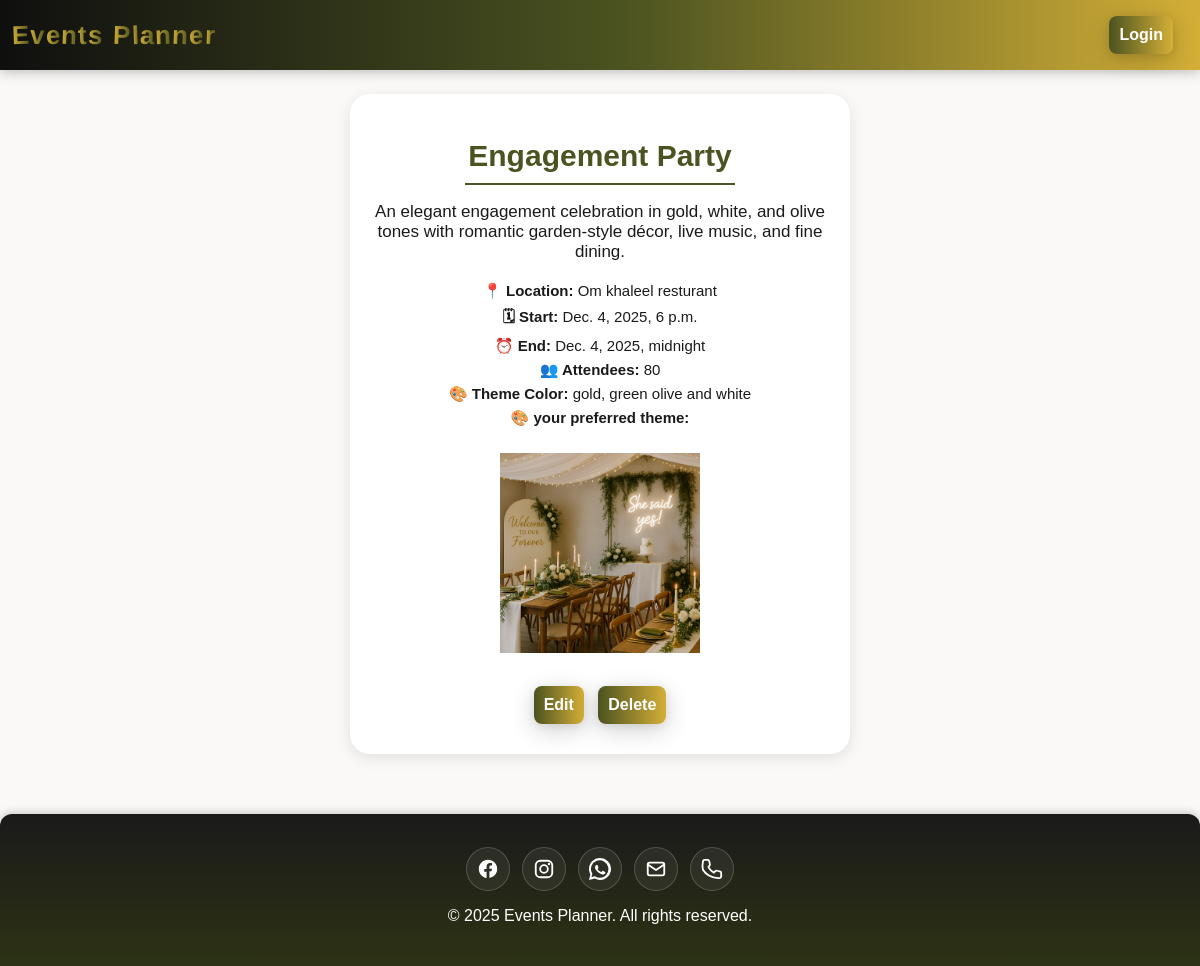
/events/3/ (signed in), run on the app's committed database.
### main_app/models.py (models this page shows, shortened)
class Event(models.Model):
  title = models.CharField(max_length=200)
  description = models.TextField(max_length=500)
  location = models.TextField(max_length=500)
  start_date = models.DateTimeField('Event Date')
  end_date = models.DateTimeField('Event End Date')
  created_date = models.DateTimeField(auto_now=True)
  updated_date = models.DateTimeField(auto_now=True)
  attendees_count = models.IntegerField()
  theme_colors = models.CharField(max_length=100)
  theme_images = models.ImageField(upload_to='events/%Y/%m/',
        blank=True,
        null=True)
  user = models.ForeignKey(
        settings.AUTH_USER_MODEL,
        on_delete=models.CASCADE,
        related_name='events'
    )

### main_app/views.py (the view)
# urls.py: path('events/<int:event_id>/', views.event_details, name='event-details'),
@login_required
def event_details(request, event_id):
  event = Event.objects.get(id=event_id)
  user_dosent_have_events = User.objects.exclude(id=event.user_id)
  return render(request, 'events/details.html', {
    'event': event,
    'user':user_dosent_have_events
  })

### main_app/templates/events/details.html
{% extends 'base.html' %}
{% load static %}
{% block head %}
<link rel="stylesheet" href="{% static 'css/details.css' %}">
{% endblock %}
{% block content %}
<div class="details-card">
    <div class="card-content">
        <h1>{{event.title}}</h1>
        <hr class="underline">
        <p class="description">{{event.description}}</p>
        <div class="event-details">
            <p><strong>📍 Location:</strong> {{event.location}}</p>
            <p><strong>🗓 Start:</strong> {{event.start_date}}</p>
             <p><strong>⏰ End:</strong> {{event.end_date}}</p>
             <p><strong>👥 Attendees:</strong> {{event.attendees_count}}</p>
            <p><strong>🎨 Theme Color:</strong> {{event.theme_colors}}</p>
        {% if event.theme_images %}
            <p><strong>🎨 your preferred theme:</strong> </p>
            <img class="theme-img" src="{{ event.theme_images.url }}" alt="{{ event.title }}"> </p>
        {% endif %}
        </div>
       <div class="form-actions">
            <a href="{% url 'event-update' event.pk %}" class="btn edit-btn">Edit</a>
            <a href="{% url 'event-delete' event.pk %}" class="btn delete-btn">Delete</a>
        </div>
    </div>
</div>
{% endblock %}

### main_app/static/css/variables.css (style rules this page uses)
:root { --olive: #4b5320; --olive-900: #2d3314; --gold: #d4af37; --gold-300: #e6c77f; --black: #1a1a1a; --ink: #2a2a2a; --paper: #faf9f7; --white: #ffffff; --error-color: #d0021b; --stroke: rgba(0,0,0,.08); --shadow-strong: 0 6px 24px rgba(0,0,0,.18), 0 2px 8px rgba(0,0,0,.08); --header-gradient: linear-gradient(90deg, #0f0f0f, var(--olive) 52%, var(--gold)); --cta-gradient: linear-gradient(90deg, var(--olive), var(--gold)); --cta-hover-gradient: linear-gradient(90deg, var(--olive-900), #b99725); --font-sans: "Poppins", ui-sans-serif, system-ui, sans-serif; --surface: var(--paper); --surface-2: #f0eee9; --card: #ffffff; --border: #e0decc; --text: var(--ink); --muted: #5c5c5c; --shadow: 0 8px 20px rgba(0, 0, 0, 0.08); }
.btn { display:inline-flex; align-items:center; justify-content:center; padding: 8px 16px; border-radius: 8px; border:0; background: var(--cta-gradient); color:#fff; font-weight:600; text-decoration:none; cursor:pointer; transition: background .25s ease, transform .2s ease, box-shadow .2s ease; box-shadow: var(--shadow-strong); }

### main_app/static/css/base.css (style rules this page uses)
:root { --header-h: 70px; --page-max: 2000px; }
html, body { width: 100%; }
body { font-family: var(--font-sans); color: var(--ink); background: var(--paper); margin: 0 auto; max-width: var(--page-max); min-height: 100vh; overflow-x: hidden; }
.btn { background: var(--cta-gradient); color: #fff; font-weight: 700; border: 0; border-radius: 10px; padding: 8px 14px; text-decoration: none; display: inline-flex; align-items: center; box-shadow: var(--shadow-strong); cursor: pointer; transition: transform .15s ease, background .25s ease; }

### main_app/static/css/details.css (style rules this page uses)
body { font-family: 'Cairo', sans-serif; min-height: 100vh; margin: 0; display: flex; flex-direction: column; }
.details-card { background: white; border-radius: 20px; box-shadow: 0 4px 15px rgba(0, 0, 0, 0.1); overflow: hidden; width: 500px; max-width: 90%; text-align: center; }
.theme-img { width: 200px; height: 200px; margin-top: 20px; }
.card-content { padding: 25px; }
h1 { font-size: 30px; color: var(--olive); margin-bottom: 10px; }
.underline { height: 2px; width: 60%; border: none; background-color: var(--olive); margin: 10px auto 15px; }
.description { font-size: 17px; color: var(--black); margin-bottom: 20px; }
.event-details { text-align: center; font-size: 15px; color: var(--black); }
.event-details p { margin: 6px 0; }
.form-actions { margin-top: 25px; }
.btn { display: inline-block; padding: 10px 10px; margin: 5px; border-radius: 8px; text-decoration: none; font-weight: 600px; }

### data on the page
Event: title "Engagement Party", description "An elegant engagement celebration in gold, white, and olive tones with romantic garden-style décor, live music, and fine dining.", location "Om khaleel resturant", start_date "Dec. 4, 2025, 6 p.m.", end_date "Dec. 4, 2025, midnight", attendees_count "80", theme_colors "gold, green olive and white", theme_images (picture)
